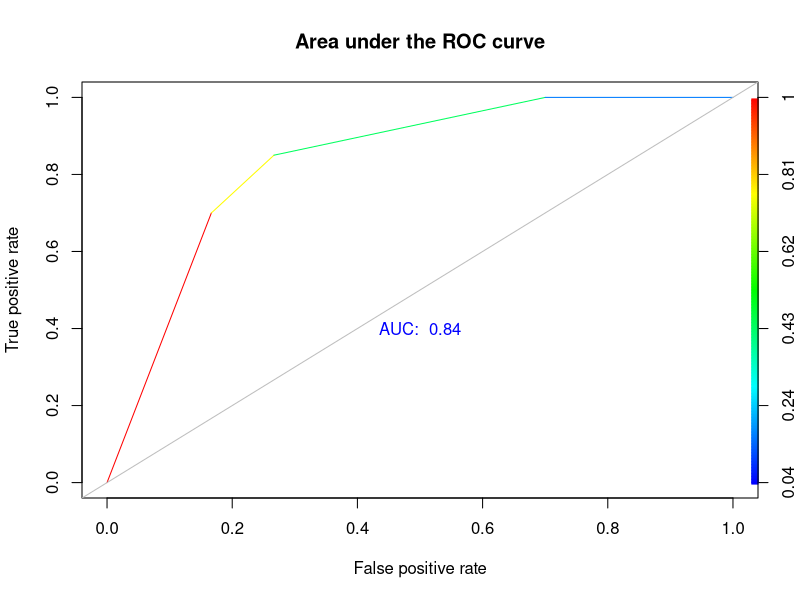

Here is the R script that generated this plot:
###########
# logistic 判别
setwd("C:\\Users\\admin\\Desktop\\ML_MachineLearning\\logistic")
life=read.csv("alldt.txt",header=T,sep='\t')
head(life)
dim(life)#50  4
#开始拟合
glm.sol=glm(Y~X1+X2+X3, family=binomial, data=life)
summary(glm.sol)
# 发现常数项没有通过检验，p值为0.6823。
#用step做变量筛选
glm.new=step(glm.sol)
glm.sol2=glm(formula = Y~X2+X3, family = binomial, data = life)
summary(glm.sol2)
#由summary()结果的最下方Residual deviance实际上就是-2Log L(-2倍的似然对数)
# 此时，所有参数都通过了检验(p<0.1)
#回归模型为 t=exp(-1.6419-0.7070*x2+2.7844*x3); p=t/(1+t)

#再做预测分析
pred=predict(glm.sol2, data.frame(X2=2, X3=0))
str(pred)
p=exp(pred)/(1+exp(pred));p #0.04496518 
#
pred=predict(glm.sol2, data.frame(X2=2, X3=1))
p=exp(pred)/(1+exp(pred));p #0.4325522 
#因此巩固治疗比没有巩固治疗提高了9.619715倍。

#还可以做回归诊断
influence.measures(glm.sol)
#表明第5、46号样本可能有问题。
#
#对应模型的显著性检验。也可以查看更详细的Residual deviance过程：
anova(glm.sol2, test="Chisq")

#给出回归系数的置信区间
CI=confint(glm.sol2)
parameter=cbind(glm.sol2$coefficients,CI)
parameter
#给出优势比odds ratio的置信区间
OR=exp(glm.sol2$coefficients)
OR_CI=cbind(OR, exp(confint(glm.sol2)))
OR_CI


#模型预测
life2=life[,-1]
probability=predict(object=glm.sol2, newdata=life2[,c('X2','X3')], type="response")
#probability 一堆概率值
pre_test=cbind(life2,probability);head(pre_test)
#主观定义0.5做分界线
pre_test=transform(pre_test, predict=ifelse(probability<=0.5, 0,1))
head(pre_test)
#比较预测结果准确程度
table(pre_test$Y, pre_test$predict)
#

#画出 ROC曲线
library(ROCR)
pred <- prediction(pre_test$probability, pre_test$Y)
perf <- performance(pred,"tpr","fpr")
str(perf)

##AUC值,ROC曲线下面积为AUC，用来评价分类器的综合性能，该数值取0-1之间，越大越好。
#https://blog.csdn.net/Hellolijunshy/article/details/79991385
auc <- performance(pred,'auc');auc_value=auc@y.values[[1]]
auc_value=round(auc_value,2)
auc_value #0.84

plot(perf,colorize=TRUE,main=auc@y.name)
abline(a=c(0,0),b=c(1,1),col="gray")
text(0.5,0.4,paste("AUC: ", round(auc_value, digits=2)), col="blue")
#
